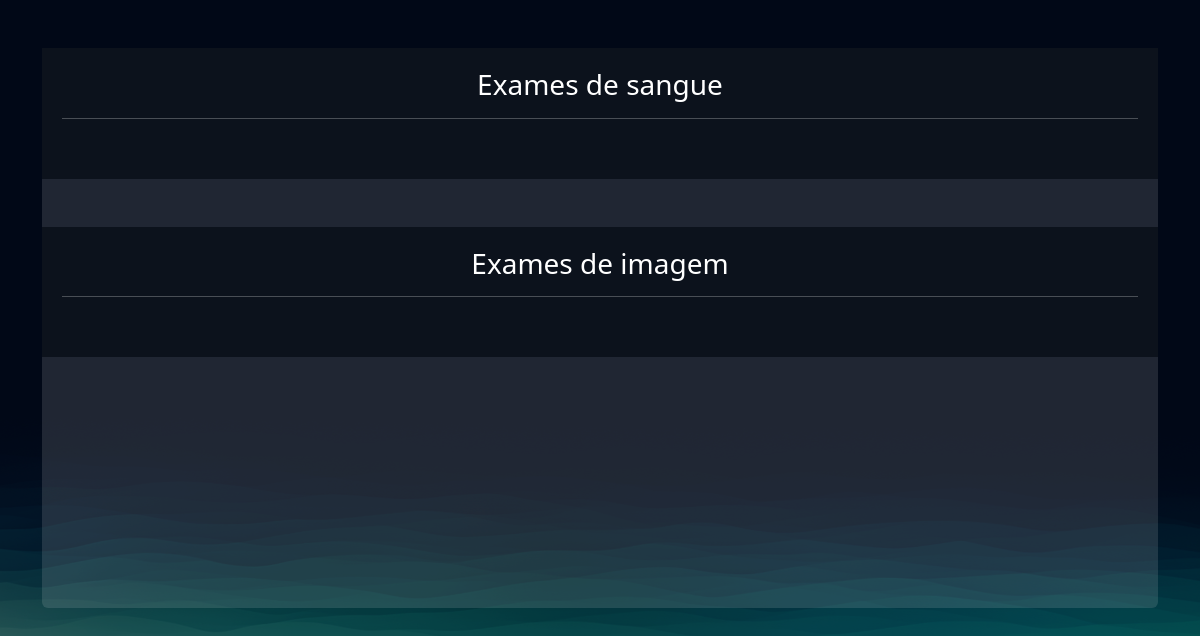
The page /exames/gerenciar_exames/ (signed in) on the database as committed earlier.
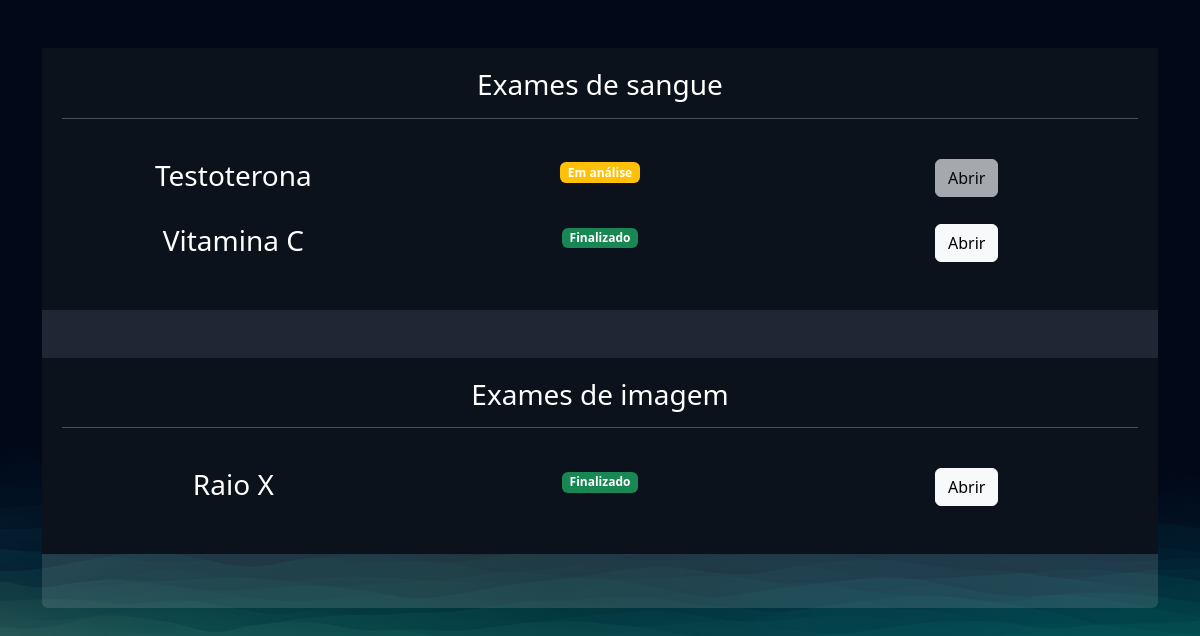
The same page on the database as committed later.
### exames/models.py (models this page shows, shortened)
class SolicitacaoExame(models.Model):
    choice_status=(
        ('E', 'Em análise'),
        ('F', 'Finalizado')
    )
    usuario = models.ForeignKey(User, on_delete=models.DO_NOTHING)
    exame = models.ForeignKey(TiposExames, on_delete=models.DO_NOTHING)
    status = models.CharField(max_length=1, choices=choice_status)
    resultado = models.FileField(upload_to="resultados", null=True, blank=True)
    requer_senha = models.BooleanField(default=False)
    senha=models.CharField(max_length=16, null=True, blank=True)
    def badge_template(self):
        if self.status == 'E':
            classes = 'bg-warning '
            texto = "Em análise"
        elif self.status == 'F':
            classes = 'bg-success'
            texto = "Finalizado"
        return mark_safe(f'<span class="badge {classes}">{texto}</span>')

class TiposExames(models.Model):
    tipo_choices = (
        ('I', 'Exame de imagem'),
        ('S', 'Exame de sangue')
    )
    nome = models.CharField(max_length=150)
    tipo = models.CharField(max_length=1, choices=tipo_choices)
    preco = models.FloatField()
    disponivel = models.BooleanField(default=True)
    horario_inicial = models.IntegerField()
    horario_final = models.IntegerField()

### exames/views.py (the view)
# urls.py: path('gerenciar_exames/', views.gerenciar_exames, name="gerenciar_exames"),
@login_required
def gerenciar_exames(request):
    exames = SolicitacaoExame.objects.filter(usuario=request.user)
    return render(request, 'gerenciar_exames.html', {'exames':exames})

### exames/templates/gerenciar_exames.html (shortened to what this page needs)
{% extends "bases/base.html" %}
{% load static %}
{% block 'head' %}
    <link href="{% static 'exames/css/exames.css' %}" rel="stylesheet">
    <link href="{% static 'exames/css/gerenciar_pedidos.css' %}" rel="stylesheet">
    <link href="{% static 'exames/css/gerenciar_exames.css' %}" rel="stylesheet">
{% endblock 'head' %}
{% block 'conteudo' %}
    <br>
    <br>
    <div class="container">
        <div class="card card-view">
            <div class="sub-card">
                <h3>Exames de sangue</h3>
                <hr>
                <br>
                {% for exame in exames %}
                    {% if exame.exame.tipo == 'S' %}
                        <div class="row">
                            <div class="col-md"><h3>{{exame.exame.nome}}</h3></div>
                            <div class="col-md">
                                {{exame.badge_template}}
                            </div>
                            <div class="col-md">
                                {% if exame.status == 'F' %}
                                    <a href="{% url 'permissao_resultado' exame.id %}" class="btn btn-light">Abrir</a>
                                {% else %}
                                    <a href="#" class="btn btn-light disabled" >Abrir</a>
                                {% endif %}
                            </div>
                        </div>
                        <br>
                    {% endif %}
                {% endfor %}
            </div>
            <br>
            <br>
            <div class="sub-card">
                <h3>Exames de imagem</h3>
                <hr>
                <br>
                {% for exame in exames %}
                    {% if exame.exame.tipo == 'I' %}
                        <div class="row">
                            <div class="col-md"><h3>{{exame.exame.nome}}</h3></div>
                            <div class="col-md">
                                {{exame.badge_template}}
                            </div>
                            <div class="col-md">
                                {% if exame.status == 'F' %}
                                    <a href="{% url 'permissao_resultado' exame.id %}" class="btn btn-light">Abrir</a>
                                {% else %}
                                    <a href="#" class="btn btn-light disabled" >Abrir</a>
                                {% endif %}
                            </div>
                        </div>
                        <br>
                    {% endif %}
                {% endfor %}
            </div>
        </div>
    </div>
{% endblock 'conteudo' %}

### templates/bases/base.html (shortened to what this page needs)
{% load static %}
<!doctype html>
<html lang="pt-BR">
<head>
<link href="https://cdn.jsdelivr.net/npm/bootstrap@5.3.1/dist/css/bootstrap.min.css" rel="stylesheet">
<link rel="stylesheet" href="{% static 'geral/css/base.css' %}">
{% block 'head' %}{% endblock %}
</head>
<body>
{% block 'conteudo' %}{% endblock %}
</body>
</html>

### templates/static/geral/css/base.css (style rules this page uses)
:root { --main-color: #151C34; --dark-color: #0C121C ; --light-color: #6DE6EE; --contrast-color: #f4c96b; --differential-color: #066668; }
* { color: white }

### templates/static/exames/css/exames.css (style rules this page uses)
body { background-image: url('/static/geral/img/bg2.png'); background-size: cover; }
.card { background-color: rgba(217, 217, 217, .14); color: white; padding: 15px; }

### templates/static/exames/css/gerenciar_pedidos.css (style rules this page uses)
.card-view { text-align: center; padding: 0; border: none; height: 70vh; }

### templates/static/exames/css/gerenciar_exames.css (style rules this page uses)
.sub-card { background-color: var(--dark-color); padding: 20px; }

Rows that differ between the two databases and show on the page:
added SolicitacaoExame: exame.nome "Testoterona", badge_template "Em análise", shows "Abrir", shown under "Exames de sangue"
added SolicitacaoExame: exame.nome "Vitamina C", badge_template "Finalizado", shows "Abrir", shown under "Exames de sangue"
added SolicitacaoExame: exame.nome "Raio X", badge_template "Finalizado", shows "Abrir", shown under "Exames de imagem"
